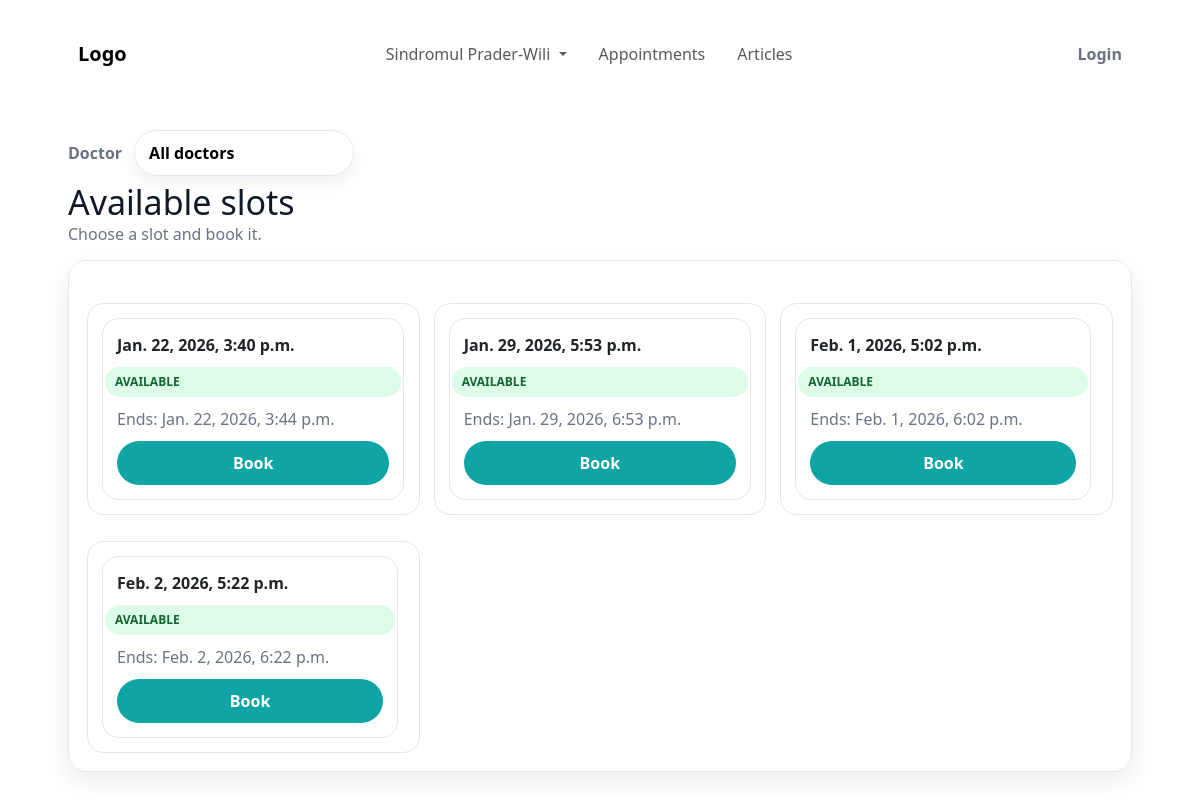
The page /appointments/slots/ on the database its author committed.
### appointments/models.py (models this page shows, shortened)
class AppointmentSlot(models.Model):
    STATUS_CHOICES = [
        ("available", "Available"),
        ("booked", "Booked"),
        ("cancelled", "Cancelled"),
    ]
    doctor = models.ForeignKey(User, on_delete=models.CASCADE, related_name="slots")
    start_time = models.DateTimeField()
    end_time = models.DateTimeField()
    status = models.CharField(max_length=20, choices=STATUS_CHOICES, default="available")
    class Meta:
        indexes = [
            models.Index(fields=["doctor", "start_time", "status"]),
        ]

### appointments/views.py (the view)
# urls.py: path("slots/", views.available_slots, name="available_slots"),
def available_slots(request):
    booked_exists = Appointment.objects.filter(
        slot_id=OuterRef("pk"),
        status="booked",
    )
    qs = (
        AppointmentSlot.objects
        .filter(status="available", start_time__gte=timezone.now())
        .annotate(has_appt=Exists(booked_exists))
        .filter(has_appt=False)
        .select_related("doctor")
        .order_by("start_time")
    )
    doctors = User.objects.filter(is_staff=True).order_by("username")
    doctor_id = request.GET.get("doctor")
    if doctor_id:
        qs = qs.filter(doctor_id=doctor_id)
    slots = qs[:200]  # ✅ slice at the end
    return render(
        request,
        "appointments/available_slots.html",
        {"slots": slots, "doctors": doctors, "selected_doctor": doctor_id},
    )

### appointments/templates/appointments/available_slots.html (shortened to what this page needs)
{% load static %}
<!doctype html>
<html lang="en">
<head>
<link rel="stylesheet" href="{% static 'css/style.css' %}">
  <link rel="stylesheet" href="https://cdn.jsdelivr.net/npm/bootstrap@5.3.3/dist/css/bootstrap.min.css">
</head>
<body>
  {% include "index/navbar.html" %}
  <main class="container">
    <form class="filters" method="get">
  <label class="filter-label" for="doctor">Doctor</label>
  <select id="doctor" name="doctor" class="select" onchange="this.form.submit()">
    <option value="">All doctors</option>
  </select>
</form>
    <div class="top">
      <div>
        <h1>Available slots</h1>
        <div class="muted">Choose a slot and book it.</div>
      </div>
    </div>
    <div class="card">
      {% if slots %}
        <div class="grid">
          {% for s in slots %}
            <div class="slot">
              <div class="slot-inner">
                <div class="row">
                  <strong>{{ s.start_time }}</strong>
                  <span class="pill">AVAILABLE</span>
                </div>
                <div class="muted">Ends: {{ s.end_time }}</div>
                    <a class="btn" href="{% url 'appointments:book_slot' s.id %}">Book</a>
              </div>
            </div>
          {% endfor %}
        </div>
      {% else %}
        <p class="muted">No slots available.</p>
      {% endif %}
    </div>
  </main>
</body>
</html>

### login/static/login/css/style.css (style rules this page uses)
html, body { width: 100%; height: 100%; --size: 80px; --color: #fefae0; --l: var(--color) 20%, #0000 0; --bg: 35%, #606c38 0 45%, var(--color) 0; background: linear-gradient(45deg, var(--l) 45%, var(--color) 0 70%, #0000 0), linear-gradient(-45deg, var(--l) var(--bg) 70%, #0000 0), linear-gradient(45deg, var(--color) var(--bg)); background-size: var(--size) var(--size); }
body { display: flex; justify-content: center; align-items: center; padding: 0; }

### appointments/templates/appointments/available_slots.html (style rules this page uses)
:root { --bg:#f6f7fb; --card:#ffffff; --text:#111827; --muted:#6b7280; --primary:#0ea5a4; --primary-dark:#0b7f7e; --border:#e5e7eb; --radius:18px; --shadow:0 12px 28px rgba(0,0,0,.10); }
body { margin:0;font-family:system-ui,-apple-system,Segoe UI,Roboto,Arial;background:var(--bg);color:var(--text); }
.container { max-width:1100px;margin:26px auto;padding:0 18px; }
.top { display:flex;align-items:flex-end;justify-content:space-between; gap:12px;flex-wrap:wrap;margin-bottom:14px; }
h1 { margin:0;font-size:34px; }
.muted { color:var(--muted); }
.card { background:var(--card);border:1px solid var(--border); border-radius:var(--radius);box-shadow:var(--shadow); padding:18px; }
.grid { display:grid;grid-template-columns:repeat(12,1fr);gap:14px;margin-top:12px; }
.slot { grid-column:span 12; }
@media (min-width:780px) { .slot { grid-column:span 6; } }
@media (min-width:1050px) { .slot { grid-column:span 4; } }
.slot-inner { border:1px solid var(--border); border-radius:16px; padding:14px; display:flex; flex-direction:column; gap:10px; background:#fff; }
.row { display:flex;align-items:center;justify-content:space-between;gap:10px;flex-wrap:wrap; }
.pill { display:inline-block;padding:6px 10px;border-radius:999px;font-weight:900;font-size:12px;background:#dcfce7;color:#166534; }
.btn { background:var(--primary); color:white; border:none; padding:10px 14px; border-radius:999px; font-weight:900; cursor:pointer; text-decoration:none; display:inline-block; text-align:center; }
form { margin:0; }
:root { --bg:#f6f7fb; --card:#ffffff; --text:#111827; --muted:#6b7280; --primary:#0ea5a4; --primary-dark:#0b7f7e; --border:#e5e7eb; --shadow:0 18px 40px rgba(0,0,0,.12); --radius:18px; }
body { margin:0;font-family:system-ui,-apple-system,Segoe UI,Roboto,Arial;background:var(--bg);color:var(--text); padding-top:90px; }
.btn { background:var(--primary); color:white; border:none; padding:10px 16px; border-radius:999px; font-weight:800; cursor:pointer; text-decoration:none; display:inline-block; }
.card { background:var(--card);border:1px solid var(--border); border-radius:var(--radius); box-shadow:0 10px 26px rgba(0,0,0,.08); padding:18px; }
.slot { border:1px solid var(--border); border-radius:16px; padding:14px; background:#fff; display:flex; align-items:center; justify-content:space-between; gap:12px; margin-top:12px; }
.pill { display:inline-block;padding:6px 10px;border-radius:999px;font-weight:800;font-size:12px; }
.filters { display:flex; gap:12px; align-items:center; flex-wrap:wrap; margin:12px 0 6px; }
.filter-label { color:var(--muted); font-weight:800; }
.select { appearance:none; padding:10px 14px; border-radius:999px; border:1px solid var(--border); background:#fff; font-weight:800; cursor:pointer; min-width:220px; box-shadow:0 8px 18px rgba(0,0,0,.06); }

### rows shown on the page
AppointmentSlot: start_time "Jan. 22, 2026, 3:40 p.m.", end_time "Jan. 22, 2026, 3:44 p.m."
AppointmentSlot: start_time "Jan. 29, 2026, 5:53 p.m.", end_time "Jan. 29, 2026, 6:53 p.m."
AppointmentSlot: start_time "Feb. 1, 2026, 5:02 p.m.", end_time "Feb. 1, 2026, 6:02 p.m."
AppointmentSlot: start_time "Feb. 2, 2026, 5:22 p.m.", end_time "Feb. 2, 2026, 6:22 p.m."
